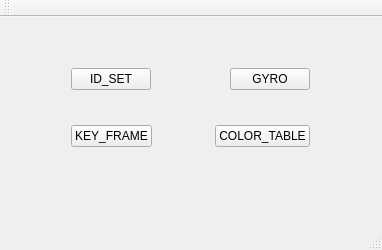
<?xml version="1.0" encoding="UTF-8"?>
<ui version="4.0">
 <class>MainWindow</class>
 <widget class="QMainWindow" name="MainWindow">
  <property name="geometry">
   <rect>
    <x>0</x>
    <y>0</y>
    <width>382</width>
    <height>250</height>
   </rect>
  </property>
  <property name="windowTitle">
   <string>MainWindow</string>
  </property>
  <widget class="QWidget" name="centralWidget">
   <widget class="QWidget" name="layoutWidget">
    <property name="geometry">
     <rect>
      <x>60</x>
      <y>40</y>
      <width>261</width>
      <height>101</height>
     </rect>
    </property>
    <layout class="QVBoxLayout" name="verticalLayout">
     <item>
      <layout class="QHBoxLayout" name="horizontalLayout">
       <item>
        <widget class="QPushButton" name="ID_SET">
         <property name="text">
          <string>ID_SET</string>
         </property>
        </widget>
       </item>
       <item>
        <spacer name="horizontalSpacer">
         <property name="orientation">
          <enum>Qt::Horizontal</enum>
         </property>
         <property name="sizeHint" stdset="0">
          <size>
           <width>40</width>
           <height>20</height>
          </size>
         </property>
        </spacer>
       </item>
       <item>
        <widget class="QPushButton" name="pushButton">
         <property name="text">
          <string>GYRO</string>
         </property>
        </widget>
       </item>
      </layout>
     </item>
     <item>
      <spacer name="verticalSpacer">
       <property name="orientation">
        <enum>Qt::Vertical</enum>
       </property>
       <property name="sizeHint" stdset="0">
        <size>
         <width>20</width>
         <height>40</height>
        </size>
       </property>
      </spacer>
     </item>
     <item>
      <layout class="QHBoxLayout" name="horizontalLayout_2">
       <item>
        <widget class="QPushButton" name="KEY_FRAME">
         <property name="text">
          <string>KEY_FRAME</string>
         </property>
        </widget>
       </item>
       <item>
        <spacer name="horizontalSpacer_2">
         <property name="orientation">
          <enum>Qt::Horizontal</enum>
         </property>
         <property name="sizeHint" stdset="0">
          <size>
           <width>40</width>
           <height>20</height>
          </size>
         </property>
        </spacer>
       </item>
       <item>
        <widget class="QPushButton" name="COLOR_TABLE">
         <property name="text">
          <string>COLOR_TABLE</string>
         </property>
        </widget>
       </item>
      </layout>
     </item>
    </layout>
   </widget>
  </widget>
  <widget class="QMenuBar" name="menuBar">
   <property name="geometry">
    <rect>
     <x>0</x>
     <y>0</y>
     <width>382</width>
     <height>28</height>
    </rect>
   </property>
  </widget>
  <widget class="QToolBar" name="mainToolBar">
   <attribute name="toolBarArea">
    <enum>TopToolBarArea</enum>
   </attribute>
   <attribute name="toolBarBreak">
    <bool>false</bool>
   </attribute>
  </widget>
  <widget class="QStatusBar" name="statusBar"/>
 </widget>
 <layoutdefault spacing="6" margin="11"/>
 <resources/>
 <connections/>
</ui>
